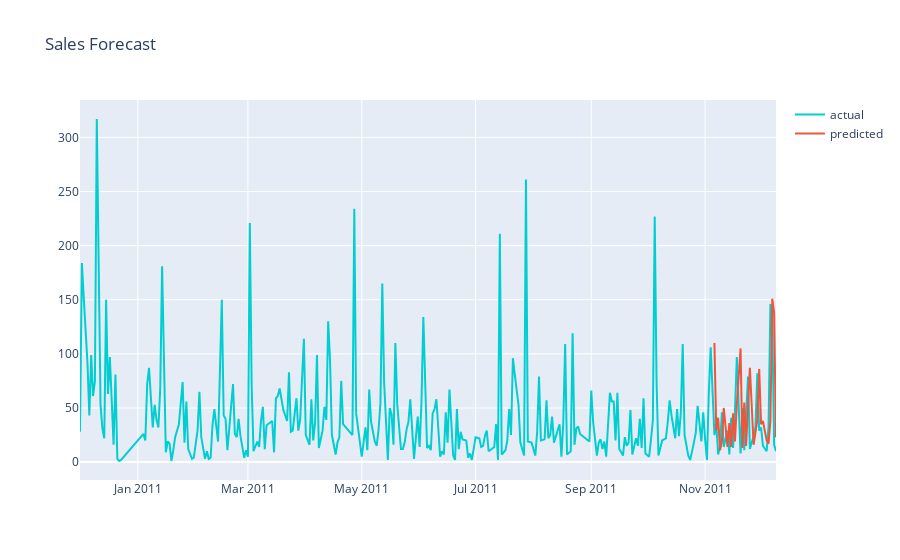

Source (notebook cell):
### Code cell
#plot actual and predicted
plot_data = [
    go.Scatter(
        x=df1_sales_pred['Date'],
        y=df1_sales_pred['Quantity'],
        name='actual',
        line_color = 'darkturquoise'
    ),
        go.Scatter(
        x=df1_sales_pred['Date'],
        y=df1_sales_pred['Pred_value'],
        name='predicted'
    )
    
]

plot_layout = go.Layout(
        title='Sales Forecast'
    )
fig = go.Figure(data=plot_data, layout=plot_layout)
pyoff.iplot(fig)

### Figure 1 — Plotly figure (JSON) as saved in the notebook; plotly's stock layout.template omitted (floating-point values rounded to 4 significant figures; data arrays with more than 128 entries replaced by an {"elided": "..."} marker saying what was removed)
{"data": [{"line": {"color": "darkturquoise"}, "name": "actual", "type": "scatter", "x": {"elided": "300 str values"}, "y": {"elided": "300 int values"}}, {"name": "predicted", "type": "scatter", "x": {"elided": "300 str values"}, "y": {"elided": "300 int values"}}], "layout": {"title": {"text": "Sales Forecast"}}}
